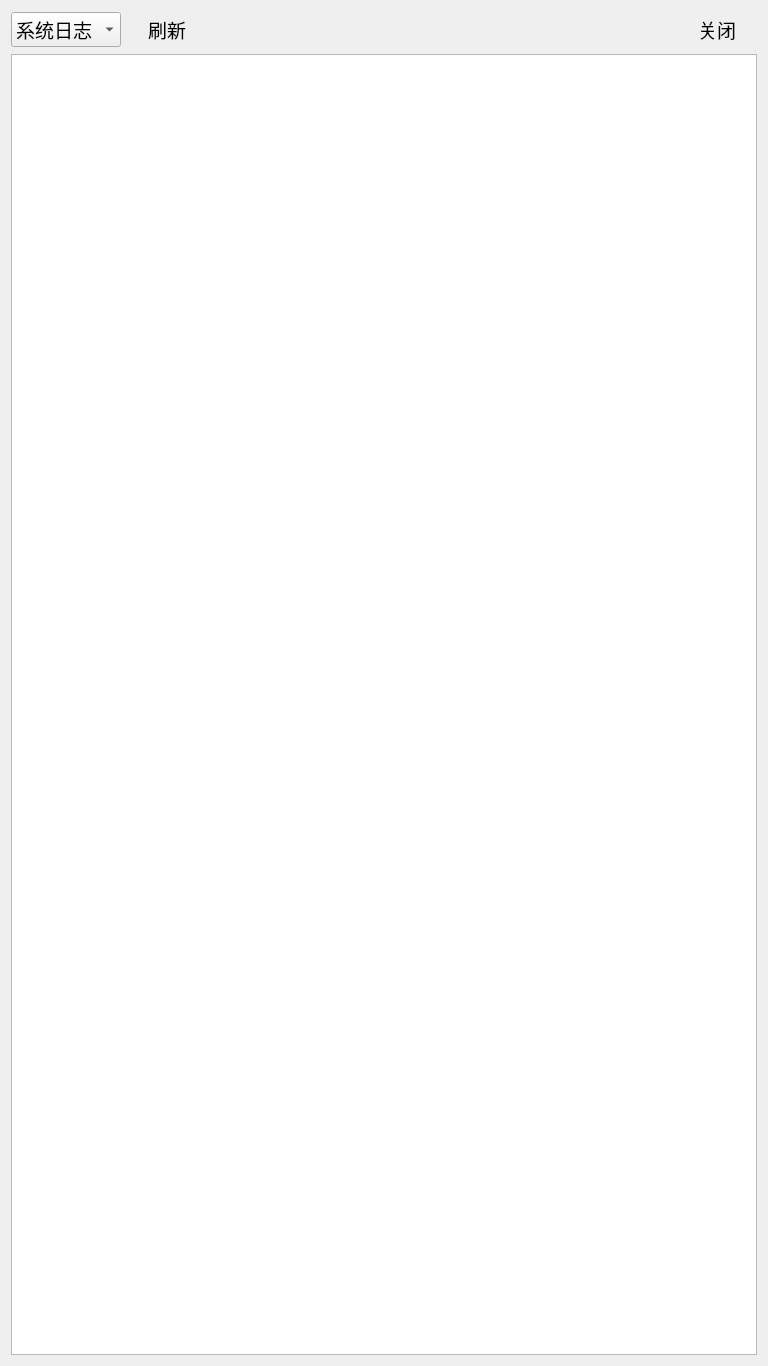
<?xml version="1.0" encoding="UTF-8"?>
<ui version="4.0">
 <class>DailyLog</class>
 <widget class="QDialog" name="DailyLog">
  <property name="geometry">
   <rect>
    <x>0</x>
    <y>0</y>
    <width>768</width>
    <height>1366</height>
   </rect>
  </property>
  <property name="minimumSize">
   <size>
    <width>768</width>
    <height>1366</height>
   </size>
  </property>
  <property name="maximumSize">
   <size>
    <width>768</width>
    <height>1366</height>
   </size>
  </property>
  <property name="font">
   <font>
    <family>幼圆</family>
    <pointsize>14</pointsize>
   </font>
  </property>
  <property name="windowTitle">
   <string>日志</string>
  </property>
  <layout class="QVBoxLayout" name="verticalLayout">
   <item>
    <layout class="QHBoxLayout" name="horizontalLayout">
     <item>
      <widget class="QComboBox" name="comboBox">
       <property name="minimumSize">
        <size>
         <width>110</width>
         <height>0</height>
        </size>
       </property>
       <property name="styleSheet">
        <string notr="true">font: 14pt &quot;幼圆&quot;;</string>
       </property>
       <item>
        <property name="text">
         <string>系统日志</string>
        </property>
       </item>
       <item>
        <property name="text">
         <string>报警日志</string>
        </property>
       </item>
       <item>
        <property name="text">
         <string>操作日志</string>
        </property>
       </item>
      </widget>
     </item>
     <item>
      <widget class="QPushButton" name="pB_Refresh">
       <property name="text">
        <string>刷新</string>
       </property>
       <property name="icon">
        <iconset>
         <normaloff>ico/refresh.ico</normaloff>ico/refresh.ico</iconset>
       </property>
       <property name="flat">
        <bool>true</bool>
       </property>
      </widget>
     </item>
     <item>
      <spacer name="horizontalSpacer">
       <property name="orientation">
        <enum>Qt::Horizontal</enum>
       </property>
       <property name="sizeHint" stdset="0">
        <size>
         <width>40</width>
         <height>20</height>
        </size>
       </property>
      </spacer>
     </item>
     <item>
      <widget class="QPushButton" name="pB_closeLog">
       <property name="text">
        <string>关闭</string>
       </property>
       <property name="flat">
        <bool>true</bool>
       </property>
      </widget>
     </item>
    </layout>
   </item>
   <item>
    <widget class="QTableWidget" name="tableWidget"/>
   </item>
  </layout>
 </widget>
 <layoutdefault spacing="6" margin="11"/>
 <resources/>
 <connections/>
</ui>
